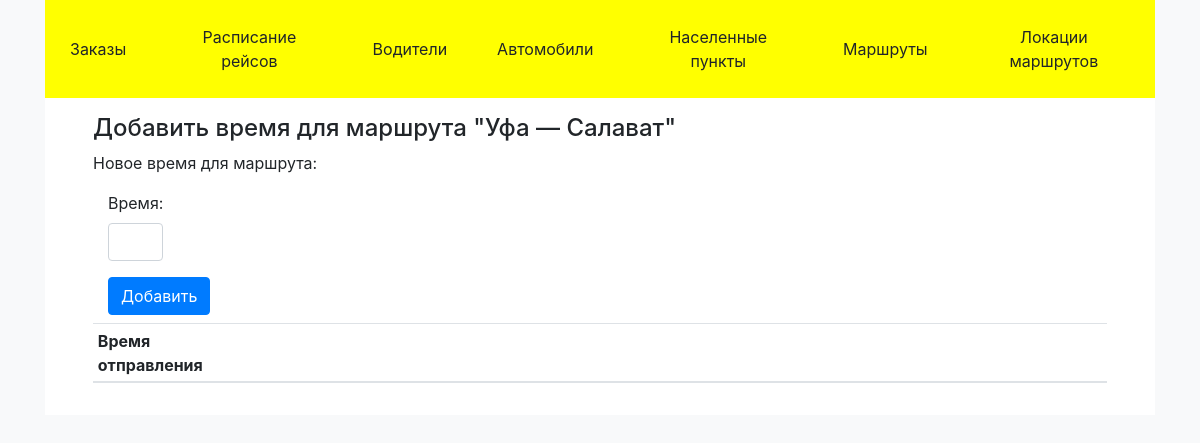
Page /route/9 on the earlier database version.
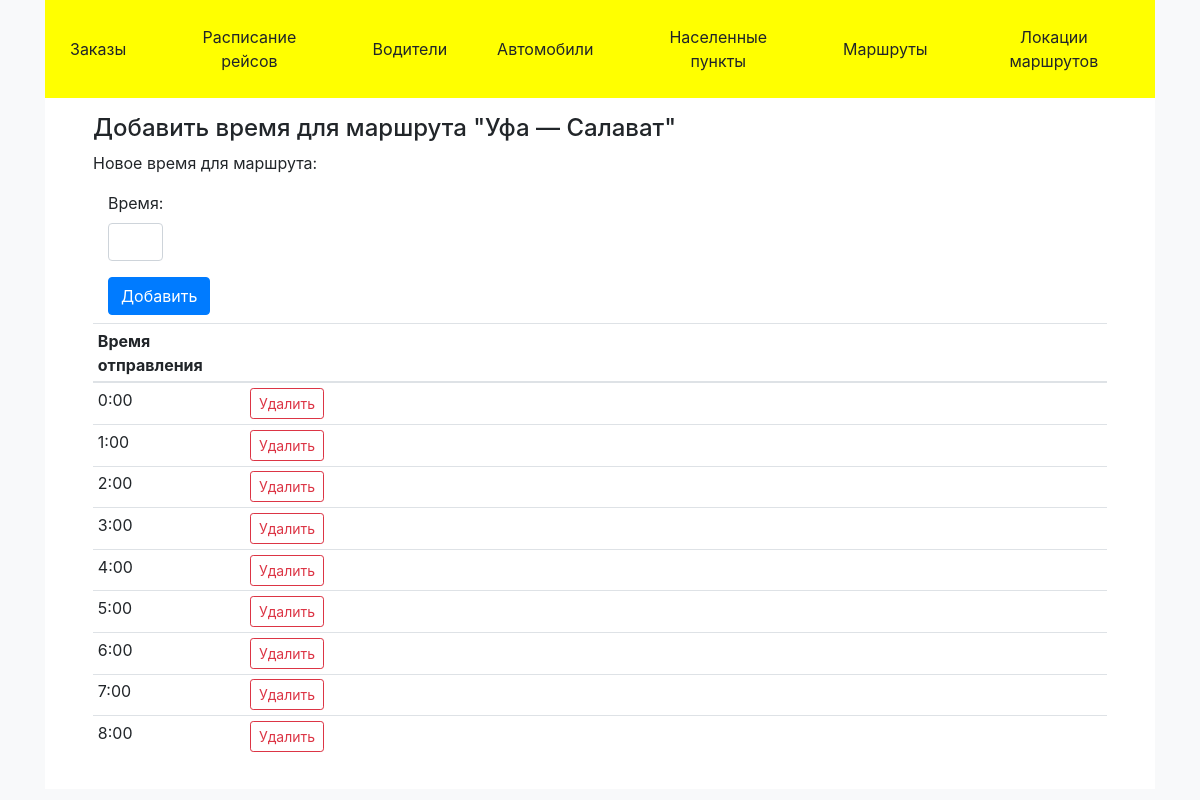
Same page on the later database version.
### main/models.py (models this page shows, shortened)
class ScheduledRoute(models.Model):
    time = models.TimeField(auto_now=False)
    route = models.ForeignKey(Route, related_name='times',
                              on_delete=models.CASCADE)
    class Meta:
        verbose_name_plural = 'Маршруты — время'

### main/views/choose_route.py (the view)
# urls.py: path('route/<int:id>', views.choose_route.route_edit),
def route_edit(request, id: int):
    qd = request.POST
    route = Route.objects.filter(id=id)[0]
    times = route.times.all().order_by('time')
    form = TimeAddingForm()
    dic = {
        'form': form,
        'route': route,
        'times': times,
        'title': 'Добавить время для маршрута "' + str(route.start_area) +
                 ' — ' + str(route.finish_area) + '"',
    }
    return render(request, 'main/route_time.html', dic)

### main/forms.py
class TimeAddingForm(forms.Form):
    time = forms.TimeField(
        label='Время',
        widget=forms.TimeInput(attrs={
            "class": "form-control",
            'data-mask': '00:00'
        }),
    )
    required_css_class = rcc
    class Meta:
        model = ScheduledRoute
        exclude = []

### main/models.py (called while the page is built)
    def __str__(self):
        return self.name

### main/templates/main/route_time.html (shortened to what this page needs)
{% extends 'main/base.html' %}
{% block content %}
<div>
    <div>Новое время для маршрута:</div>
    <form method="post" action="route/{{ route.id }}/add-time" class="mb-2 col-md-1">
        {{ form }}
        <div class="">
            <input type="submit"  value='Добавить'
                   class="btn btn-primary mt-3 justify-content-end"/>
        </div>
    </form>
    <table class="table table-sm table-hover" width="50%">
        <thead>
        <tr>
            <th class="" width="15%">
                Время отправления
            </th>
            <th class="">
            </th>
        </tr>
        </thead>
        <tbody>
            {% for time in times %}
                <tr>
                    <td>{{ time.time }}</td>
                    <td>
                        <form method="post" action="route/{{ route.id }}/delete-time/{{ time.id }}" class="">
                            <input type="submit"  value='Удалить'
                                   class="btn btn-sm btn-outline-danger justify-content-end"/>
                        </form>
                    </td>
                </tr>
            {% endfor %}
        </tbody>
    </table>
</div>
{% endblock %}

Differences in the rows shown:
added ScheduledRoute: time "0:00"
added ScheduledRoute: time "1:00"
added ScheduledRoute: time "2:00"
added ScheduledRoute: time "3:00"
added ScheduledRoute: time "4:00"
added ScheduledRoute: time "5:00"
added ScheduledRoute: time "6:00"
added ScheduledRoute: time "7:00"
added ScheduledRoute: time "8:00"
